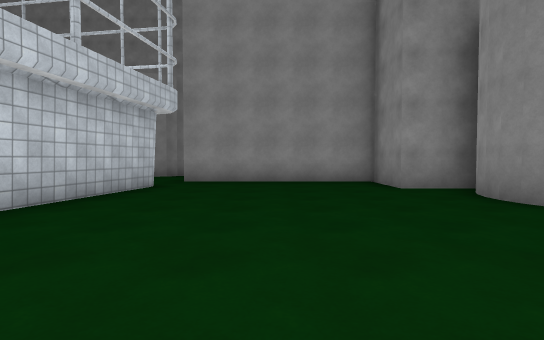
[1] (above)

15 first-person views from a walk through a scene from a Unity 3-D project. The camera is 1.2 m above the floor, tilts 2° down and sees 80° across. The floor is counted in squares, 2 m on a side. Each view is taken from the middle of a square. On the plan, view 1 faces up. The plan holds only what a view shows up to about 10 squares ahead; the rest is blank. The place goes on beyond the plan. The player is left out. Some animated figures are left out. Surface patterns are stand-ins for the level's own textures.

[2]
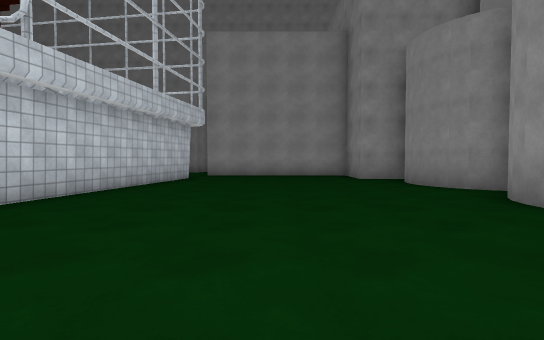

[3]
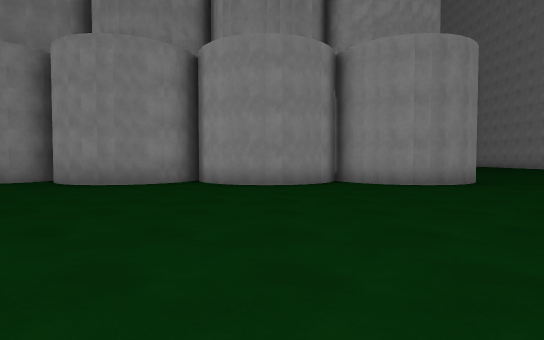

[4]
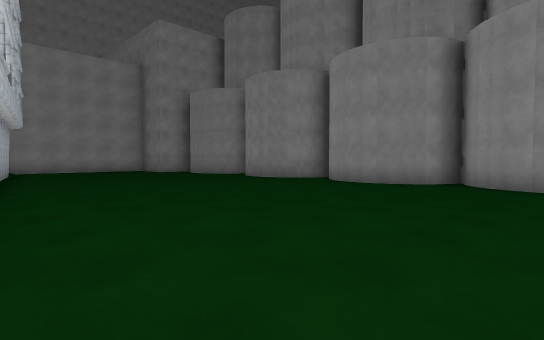

[5]
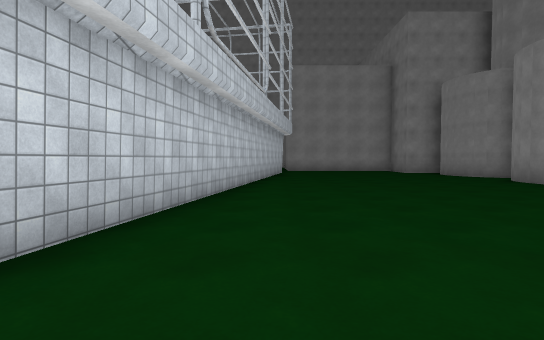

[6]
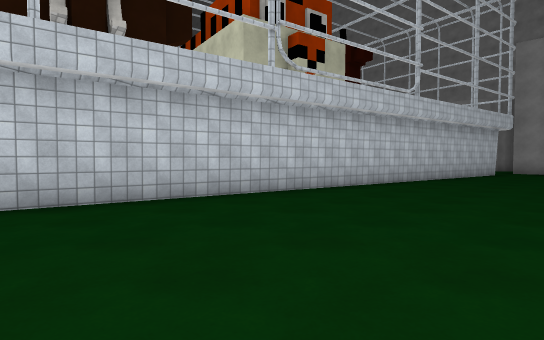

[7]
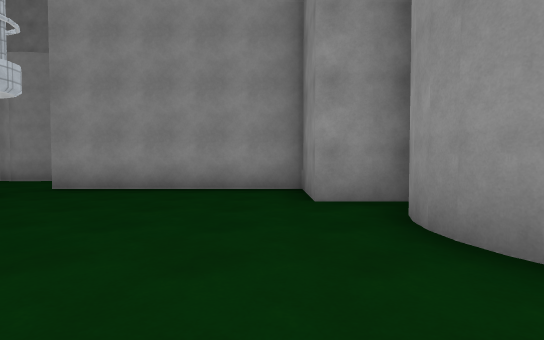

[8]
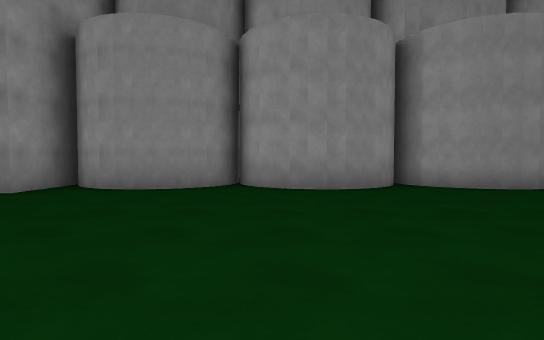

[9]
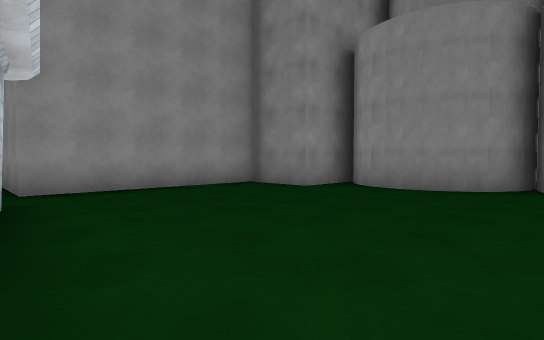

[10]
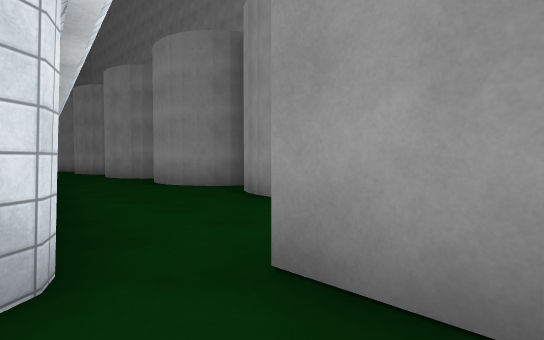

[11]
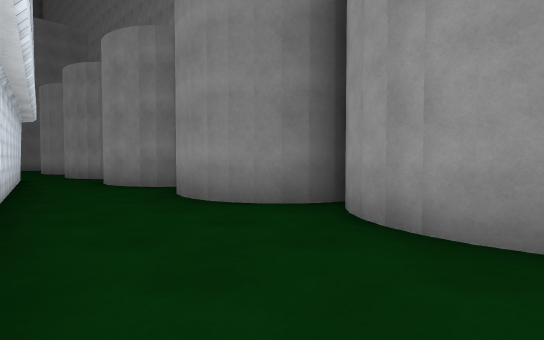

[12]
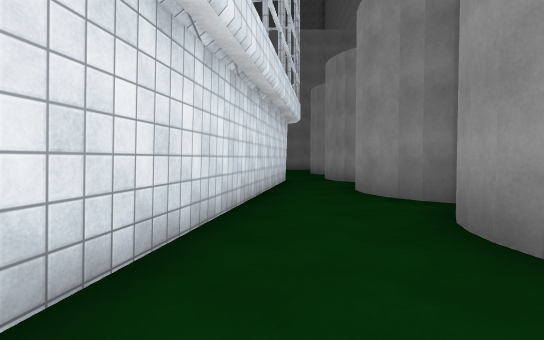

[13]
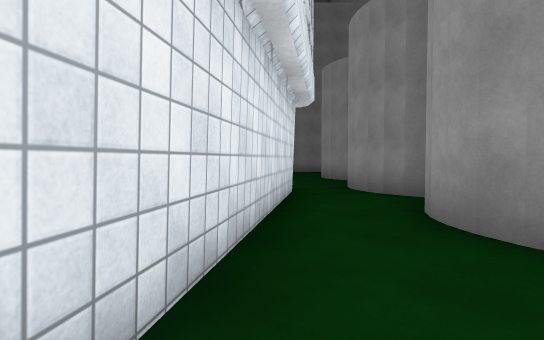

[14]
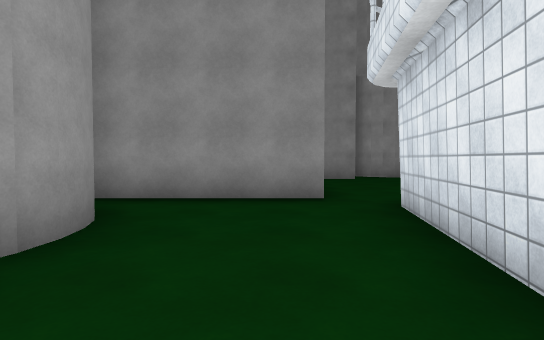

[15]
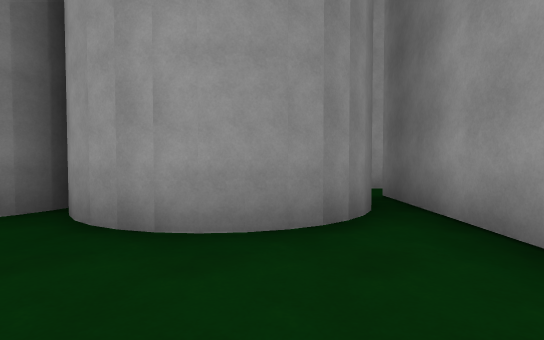

### Floor plan
Points are (right, up) in squares from view 1. A wall is a line through its corners. A room is listed if a view was taken in it or the views show most of it. See-through windows are left out.
Room 1 (views 1, 2, 3, 4, 5, 6, 7, 8, 9, 10)
walls: (3.3, 0.9) (3.4, 1.5); (3.3, 1.1) (3.5, 1.8); (3.5, -2) (4, -1.4) (4.5, -1.1); (3.3, -2.9) (3.4, -2.3) (3.7, -1.7); (4.5, -0.8) (4, -0.6) (3.6, 0); (3.4, -3.3) (3.3, -2.7) (3.6, -1.8) (4.3, -1.2) (5, -1) (4.3, -0.8) (3.7, -0.3) (3.4, 0.4) (3.3, 1.3) (3.7, 2.1) (4.3, 2.6) (5, 2.8); (4.1, 2.5) (4.8, 2.9) (4.3, 3) (3.7, 3.5) (3.3, 4.3); (3.5, 3.8) (3.3, 4.5); (3.4, 4) (3.3, 4.9) (3.5, 5.6) (3.9, 6.1); (4.8, 2.8) (4, 3.2) (3.3, 4.1) (3.4, 5.3) (3.7, 5.9); (4.3, -4.6) (3.8, -4.1); (4.7, -4.8) (4, -4.3) (3.6, -3.9); (3.4, -5.8) (4, -5.1) (4.7, -4.7); (3.4, -6) (3.7, -5.4); (-2.5, 6.9) (-4.8, -6.6); (3.4, -7.1) (3.3, -6.4) (3.6, -5.5); (4.6, 6.5) (2.6, 6.5) (2.6, 8.2) (-2.2, 8.2); (3.5, -7.4) (3.3, -6.8) (3.4, -5.6) (4.3, -4.9)
ways out: opening at (-2, 8) to room 2
Room 2 (views 11, 12, 13, 14, 15)
walls: (-7.2, 10.9) (-7.7, 10.6) (-8.5, 10.6); (-8.1, 10.6) (-8.8, 10.6) (-9.4, 11); (-6.8, 11.3) (-7.4, 10.8) (-8.3, 10.5) (-9.1, 10.8); (-4.8, 10.6) (-5.5, 10.8) (-6, 11.2); (-4.5, 10.6) (-5.1, 10.6); (-10.3, 11.5) (-10.7, 11) (-11.5, 10.5); (-10.6, 11.1) (-11.3, 10.5) (-12.3, 10.6); (-11, 10.8) (-11.7, 10.6); (-11.2, 10.7) (-12, 10.6); (-3, 11.4) (-3.4, 11) (-4, 10.6) (-5, 10.5) (-5.8, 11) (-6.2, 11.5); (-2.2, 8.2) (-2.2, 13); (-2.8, 11.8) (-3.1, 11.3) (-3.6, 10.9); (-13.5, 9.2) (-2.8, 7.4)
ways out: opening at (-2, 8) to room 1; opening at (-14, 10)

Positions as (right, up) in squares from view 1, and headings:
1: (0, 0), facing up
2: (0, -3), facing up
3: (-4, -3), facing right
4: (-4, -7), facing up-right
5: (-3, -7), facing up
6: (0, -7), facing up-left
7: (2, 2), facing up
8: (-3, 2), facing right
9: (-3, 2), facing up-right
10: (-1, 7), facing up-left
11: (-4, 8), facing up-left
12: (-6, 9), facing left
13: (-9, 9), facing left
14: (-7, 9), facing right
15: (-4, 8), facing up
